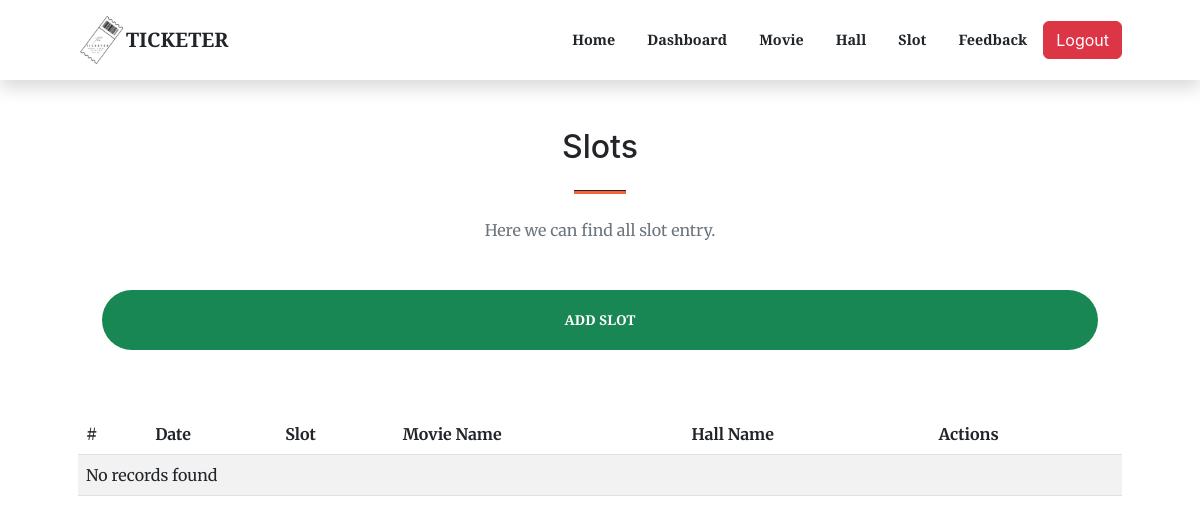
The app's page /admin/slot.php (signed in), older data.
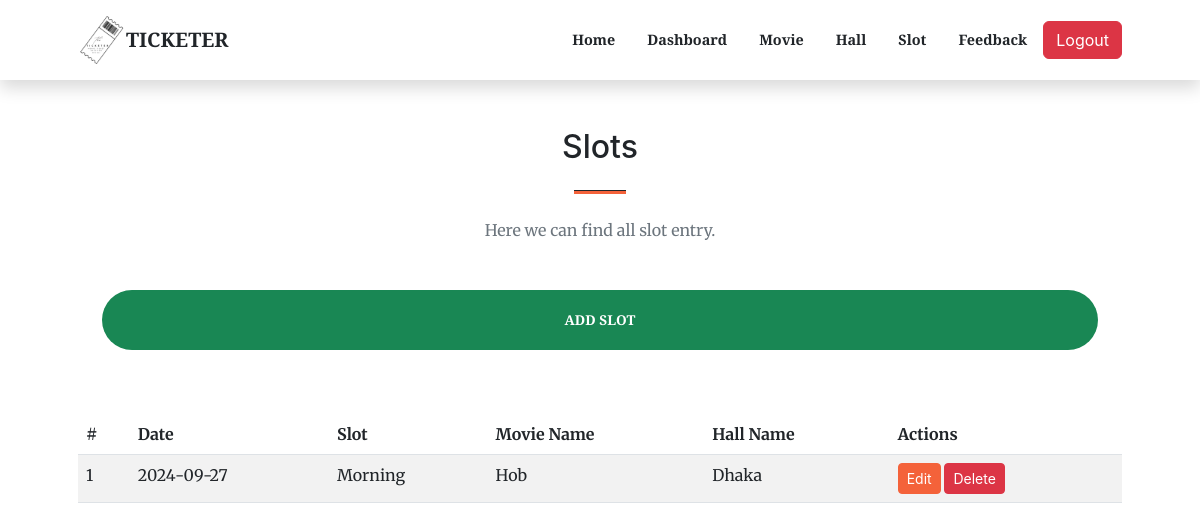
The same page, newer data.
### tables this page shows
CREATE TABLE `slottable` (
  `movieid` int(11) NOT NULL,
  `hallid` int(11) NOT NULL,
  `slotid` int(11) NOT NULL,
  `date` date NOT NULL,
  `slot` varchar(10) NOT NULL
);

CREATE TABLE `movietable` (
  `movieid` int(11) NOT NULL,
  `moviename` varchar(100) NOT NULL,
  `releasedate` date NOT NULL,
  `genre` varchar(100) NOT NULL,
  `rating` varchar(40) NOT NULL,
  `movierating` int(11) NOT NULL,
  `poster` blob NOT NULL
);

CREATE TABLE `halltable` (
  `hallId` int(11) NOT NULL,
  `hallname` varchar(100) NOT NULL,
  `location` varchar(1000) NOT NULL,
  `rating` int(11) NOT NULL,
  `type` varchar(100) NOT NULL,
  `capacity` int(11) NOT NULL DEFAULT 48
);

### admin/slot.php (the view, shortened to what this page needs)
<?php
include './includes/dbcon.php';
include './includes/header.php';
$sql = "SELECT s.slotid, s.movieid, s.hallid, s.date, s.slot, h.hallname, m.moviename
        FROM slottable s
        JOIN halltable h
        JOIN movietable m
        WHERE s.movieid = m.movieid AND s.hallid = h.hallId";
$result = $conn->query($sql);
?>
<section class="page-section">
    <div class="container px-4 px-lg-5">
        <div class="row gx-4 gx-lg-5 justify-content-center">
            <div class="col-lg-8 col-xl-6 text-center">
                <h2 class="mt-0">Slots</h2>
                <hr class="divider" />
                <p class="text-muted mb-5">Here we can find all slot entry.</p>
            </div>
            <div class="container px-4 px-lg-5">
                <div class="d-grid">
                    <button class="btn btn-success btn-xl mb-3" id="addSlotBtn">Add Slot</button>
                </div>
            </div>
        </div>
        <div class="table-container">
            <table class="table table-striped">
                <thead>
                    <tr>
                        <th>#</th>
                        <th>Date</th>
                        <th>Slot</th>
                        <th>Movie Name</th>
                        <th>Hall Name</th>
                        <th>Actions</th>
                    </tr>
                </thead>
                <tbody>
                    <?php
                    if ($result->num_rows > 0) {
                        $count = 1;
                        while ($row = $result->fetch_assoc()) {
                            echo "<tr>";
                            echo "<td>" . $count . "</td>";
                            echo "<td>" . $row["date"] . "</td>";
                            echo "<td>" . $row["slot"] . "</td>";
                            echo "<td>" . $row["moviename"] . "</td>";
                            echo "<td>" . $row["hallname"] . "</td>";
                            echo "<td>
                            <button class='btn btn-primary btn-sm editSlotBtn'slotid='" . $row["slotid"] . "'slot='" . $row["slot"] . "'date='" . $row["date"] . "'movieid='" . $row["movieid"] . "'hallid='" . $row["hallid"] . "'>Edit</button>
                            <button class='btn btn-danger btn-sm deleteSlotBtn'slotid='" . $row["slotid"] . "'>Delete</button>
                            </td>";
                            echo "</tr>";
                            $count++;
                        }
                    } else {
                        echo "<tr><td colspan='7'>No records found</td></tr>";
                    }
                    ?>
                </tbody>
            </table>
        </div>
    </div>
</section>
    <?php include './includes/footer.php'; ?>

Row changes from the older to the newer data that the page shows:
added slottable: date "2024-09-27", slot "Morning", movieid.moviename "Hob", hallid.hallname "Dhaka"
Text that changed along with them:
text no longer shown: "No records found"
